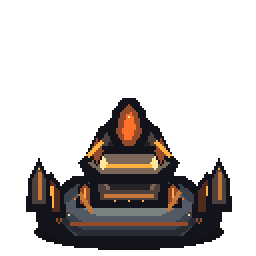
#> input picture assets/spire/towers/fire/candidate/base/level_3.png, 128 x 128 px (shown 2 times larger); its folder holds 3 pictures in this run
$ python render_fire_turret_modular_preview.py
#> lines starting #> are read from the running program, lines starting #| are printed output that depends on the picture
#!/usr/bin/env python3
"""Render Fire Turret modular candidate contact sheets (review only)."""
from __future__ import annotations
import argparse
from pathlib import Path
from PIL import Image, ImageDraw

ROOT=Path(__file__).resolve().parents[1]
ART=ROOT/"assets/spire/towers/fire/candidate"
BRANCHES=(("base","BASE"),("inferno","INFERNO"),("sparks","SPARKS"))
DIRECTIONS=("N","NE","E","SE","S","SW","W","NW")
FRAME=(128,128)
PIVOT=(64,90)
GROUND=(64,118)
COMPOSITE=(128,156)
GAP=12
HEADER=42
LEVEL_HEADER=28
LABEL=26


def compose(level:int,branch:str,direction:int)->Image.Image:
    with Image.open(ART/f"base/level_{level}.png") as source:
        base=source.convert("RGBA")
    with Image.open(ART/f"weapon/{branch}/weapon_8way.png") as source:
        strip=source.convert("RGBA")
    if base.size!=FRAME or strip.size!=(FRAME[0]*8,FRAME[1]):
        raise ValueError(f"Invalid Fire Turret art dimensions for L{level}/{branch}")
    weapon=strip.crop((direction*FRAME[0],0,(direction+1)*FRAME[0],FRAME[1]))
    result=Image.new("RGBA",COMPOSITE,(0,0,0,0))
    result.alpha_composite(base,(0,0))
    result.alpha_composite(weapon,(GROUND[0]-PIVOT[0],GROUND[1]-PIVOT[1]))
    return result


def sheet_dimensions(level_count:int,scale:int)->tuple[int,int]:
    if level_count not in (1,2,3) or scale not in (1,2):
        raise ValueError("Use one to three levels and scale 1x or 2x")
    tile=FRAME[0]*scale
    tile_h=COMPOSITE[1]*scale
    row_h=LABEL+tile_h+GAP
    return GAP+8*(tile+GAP), HEADER+level_count*(LEVEL_HEADER+3*row_h+GAP)


def render_full(output:Path,all_levels:bool=True,level:int=3,scale:int=2)->None:
    levels=(1,2,3) if all_levels else (level,)
    tile=FRAME[0]*scale
    tile_h=COMPOSITE[1]*scale
    row_h=LABEL+tile_h+GAP
    width,height=sheet_dimensions(len(levels),scale)
    sheet=Image.new("RGB",(width,height),"#17191e")
    draw=ImageDraw.Draw(sheet)
    label="ALL LEVELS" if all_levels else f"L{level}"
    draw.text((GAP,9),f"FIRE TURRET / MODULAR PIXEL ART CANDIDATE / {label} / {scale}X / {len(levels)*24} POSES",fill="#ffe3bd")
    for li,selected in enumerate(levels):
        top=HEADER+li*(LEVEL_HEADER+3*row_h+GAP)
        draw.text((GAP,top+5),f"BASE LEVEL {selected}",fill="#ffb36b")
        for ri,(branch,title) in enumerate(BRANCHES):
            row_top=top+LEVEL_HEADER+ri*row_h
            draw.text((GAP,row_top+4),f"{title} / 8 DIRECTIONS",fill="#e8c7a4")
            for col,direction in enumerate(DIRECTIONS):
                x=GAP+col*(tile+GAP)
                y=row_top+LABEL
                preview=compose(selected,branch,col).resize((tile,tile_h),Image.Resampling.NEAREST)
                sheet.paste(preview.convert("RGB"),(x,y),preview.getchannel("A"))
                draw.rectangle((x,y,x+tile-1,y+tile_h-1),outline="#77543d",width=2)
                draw.text((x+7,y+7),direction,fill="#fff0dc")
    output.parent.mkdir(parents=True,exist_ok=True)
    sheet.save(output)
    print(f"Created {output} ({width}x{height}; {scale}x; {len(levels)*24} poses)")


def render_compact(output:Path)->None:
    margin=20
    header=54
    label_h=24
    card_w=FRAME[0]+16
    card_h=COMPOSITE[1]+label_h+16
    board=Image.new("RGB",(margin*2+3*card_w,header+3*card_h+margin),"#17191e")
    draw=ImageDraw.Draw(board)
    draw.text((margin,12),"FIRE TURRET / MODULAR PIXEL ART / 1X / NORTH",fill="#ffe3bd")
    draw.text((margin,32),"L1 - L2 - L3  x  BASE - INFERNO - SPARKS",fill="#e8c7a4")
    for row,(branch,title) in enumerate(BRANCHES):
        for col,level in enumerate((1,2,3)):
            x=margin+col*card_w
            y=header+row*card_h
            preview=compose(level,branch,0)
            draw.text((x+4,y),f"{branch.upper()} / L{level}",fill="#ffb36b")
            board.paste(preview.convert("RGB"),(x,y+label_h),preview.getchannel("A"))
            draw.rectangle((x,y+label_h,x+FRAME[0]-1,y+label_h+COMPOSITE[1]-1),outline="#77543d")
    output.parent.mkdir(parents=True,exist_ok=True)
    board.save(output)
    print(f"Created {output} ({board.width}x{board.height})")


def main()->None:
    parser=argparse.ArgumentParser(description=__doc__)
    parser.add_argument("--output",type=Path,default=ROOT/"build/fire_turret_modular_contact_sheet.png")
    parser.add_argument("--level",type=int,choices=(1,2,3),default=3)
    parser.add_argument("--scale",type=int,choices=(1,2),default=2)
    parser.add_argument("--all-levels",action="store_true")
    parser.add_argument("--compact",action="store_true")
    args=parser.parse_args()
    if args.compact:
        render_compact(args.output)
    else:
        render_full(args.output,args.all_levels,args.level,args.scale)
#> in render_full, `sheet=Image.new("RGB",(width,height),"#17191e")`:
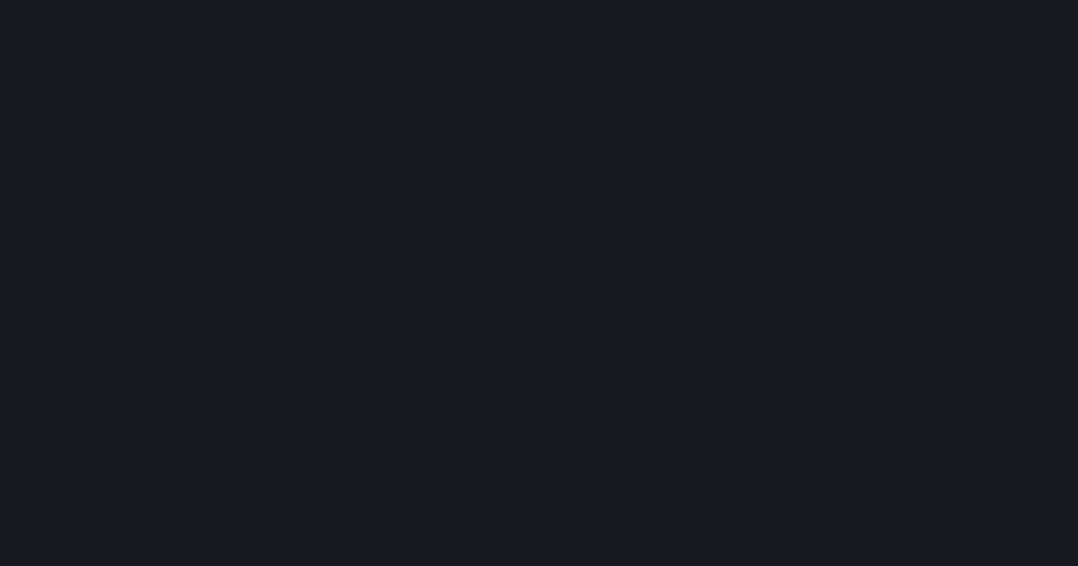
#> sheet: PIL image 2156x1132 RGB (shown at 1/2 size); mean R, G, B 23, 25, 30
#> in compose, source is the input picture: PIL image 128x128 RGBA; mean R, G, B, A 19.3, 15.4, 13.8, 73.5


if __name__=="__main__":
#> (the run stopped early here; a loop or call above may not have finished)
